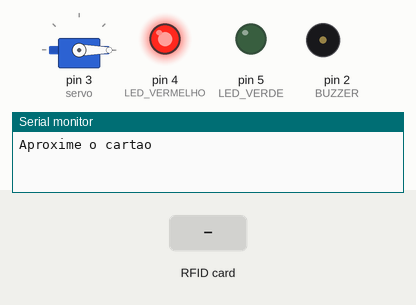
This sketch was run on a simulated Arduino Uno, built with avr-gcc and run on an emulated ATmega328P. Parts: servo, output pins drawn as LEDs (lit = HIGH), buzzer (waves = sounding), the last lines printed to the serial monitor. The inputs (shaded band) are chosen by the test bench. Pins used as bus, display or sensor lines are not drawn.

Above: at 1.2 s.
1.3 s: RFID card 72 EC C7 05 held to the reader
At 1.7 s:
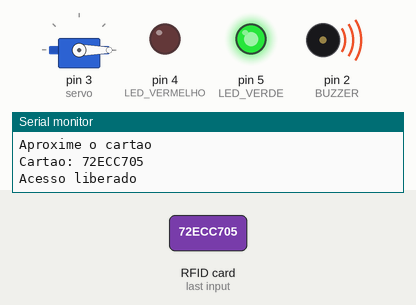
At 2.8 s:
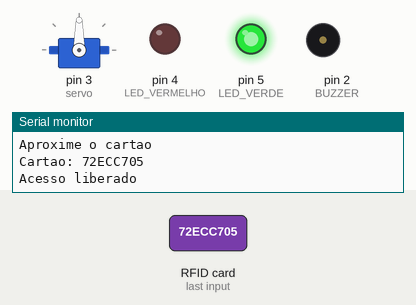
Timing chart, 0 to 9.3 s (numbered marks = the images above; inputs shaded):
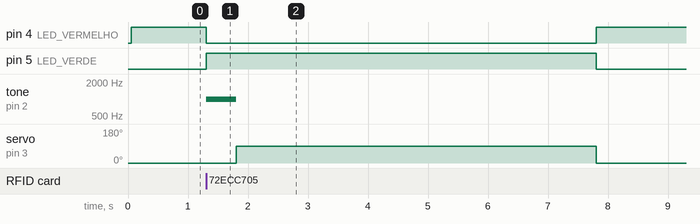

Measured:
- after the input at 1.3 s, pin 4 (LED_VERMELHO): HIGH → LOW at once, → HIGH 6.5 s later; pin 5 (LED_VERDE): LOW → HIGH at once, → LOW 6.5 s later; tone on pin 2 (BUZZER): silent → 1000 Hz at once, → silent 0.50 s later; servo on pin 3 (servo): 0° → 90° after 0.51 s, → 0° 6.0 s later

The sketch:

CancelaServoRfIdBuzzerLed.ino
```cpp
#include <SPI.h>
#include <MFRC522.h>
#include <Servo.h>

#define SS_PIN 10
#define RST_PIN 9
#define LED_VERDE 5
#define LED_VERMELHO 4
#define BUZZER 2

MFRC522 rfid(SS_PIN, RST_PIN);
Servo servo;

void setup() {
  Serial.begin(9600);
  SPI.begin();
  rfid.PCD_Init();
  servo.attach(3);
  servo.write(0);

  pinMode(LED_VERDE, OUTPUT);
  pinMode(LED_VERMELHO, OUTPUT);
  pinMode(BUZZER, OUTPUT);

  digitalWrite(LED_VERMELHO, HIGH);

  Serial.println("Aproxime o cartao");
}

void loop() {
  if (!rfid.PICC_IsNewCardPresent()) {
    return;
  }

  if (!rfid.PICC_ReadCardSerial()) {
    return;
  }

  String uid = "";
  for (int i = 0; i < rfid.uid.size; i++) {
    if (rfid.uid.uidByte[i] < 16) {
      uid += "0";
    }
    uid += String(rfid.uid.uidByte[i], HEX);
  }
  uid.toUpperCase();

  Serial.print("Cartao: ");
  Serial.println(uid);

  if (uid == "72ECC705") {
    Serial.println("Acesso liberado");

    digitalWrite(LED_VERMELHO, LOW);
    digitalWrite(LED_VERDE, HIGH);
    tone(BUZZER, 1000);
    delay(500);
    noTone(BUZZER);

    servo.write(90);
    delay(6000);
    servo.write(0);

    digitalWrite(LED_VERDE, LOW);
    digitalWrite(LED_VERMELHO, HIGH);
  } else {
    Serial.println("Acesso negado");
    tone(BUZZER, 300);
    delay(1000);
    noTone(BUZZER);
  }
}
```
